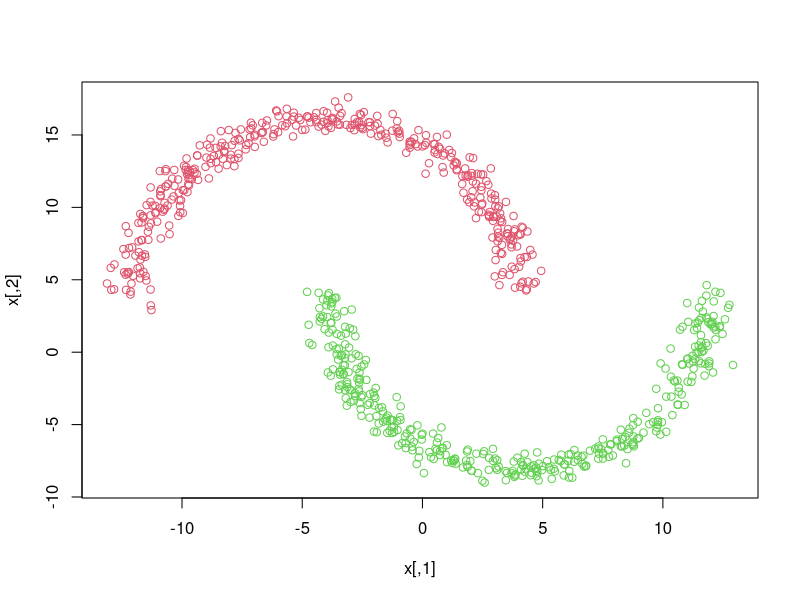

The R source for this figure:
rm(list=ls())
graphics.off()


nb_points <- 400
dimension <- 2
sigma <- 0.5

#Generating the angles
x1 <- runif(nb_points, 0, pi) #First moon angles
x2 <- runif(nb_points, pi, 2 * pi) #Second moon angles
  
  
#Generating our points
c1 <- cbind(8 * cos(x1) + (rnorm(nb_points) * sigma) - 4, 12 * sin(x1) + rnorm(nb_points) * sigma + 4) #+4 because -4 + 8(shift)
c2 <- cbind(8 * cos(x2) + (rnorm(nb_points) * sigma) + 4, 12 * sin(x2) + rnorm(nb_points) * sigma + 4 )
  
#Labelling crescents
c1 <- cbind(c1, 1)
c2 <- cbind(c2, 2)
  
#Adding cressents in the dataset
x <- rbind(c1,c2)
  
#save(x, file= "C:\\Users\\maeli\\Documents\\INSA\\4A\\Taltech\\data_mining\\Homework2\\moon.RData")
plot(x, col=x[,3]+1)